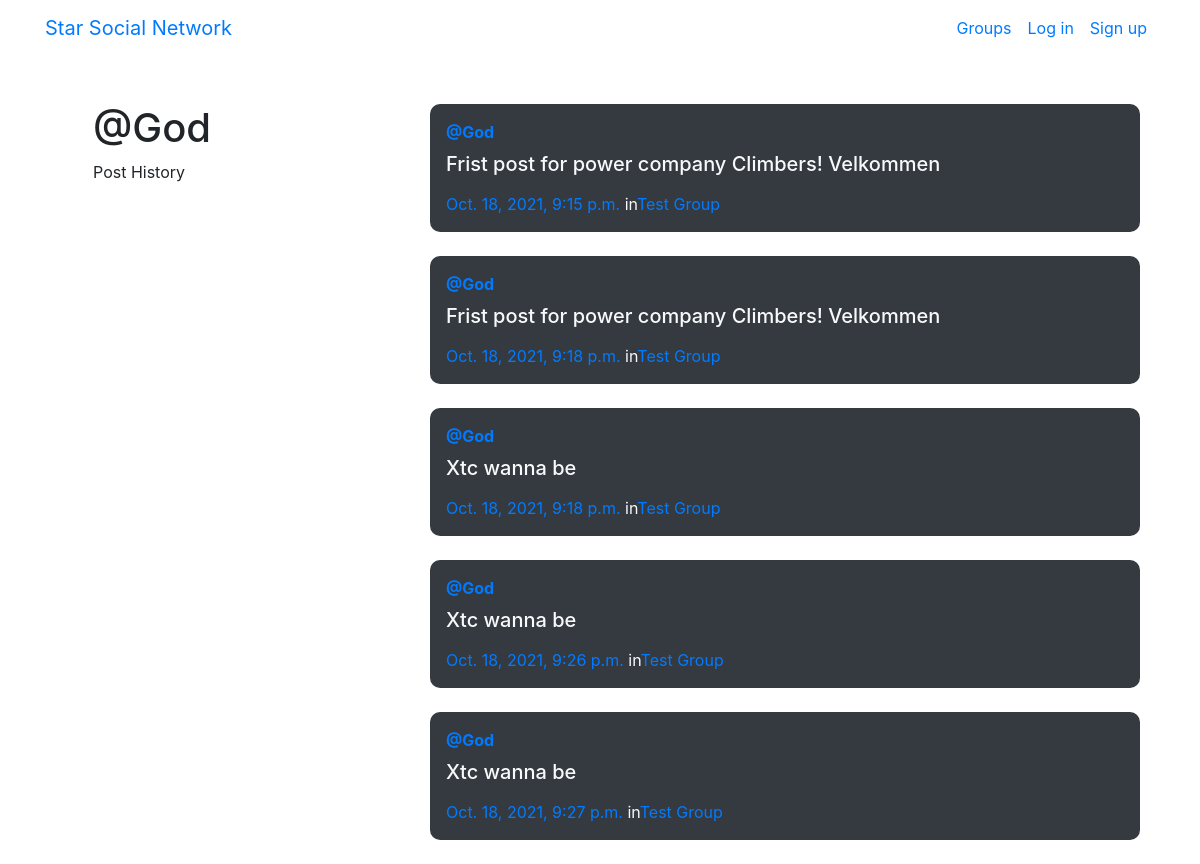
/posts/by/God/, run on an earlier commit of the app's database.
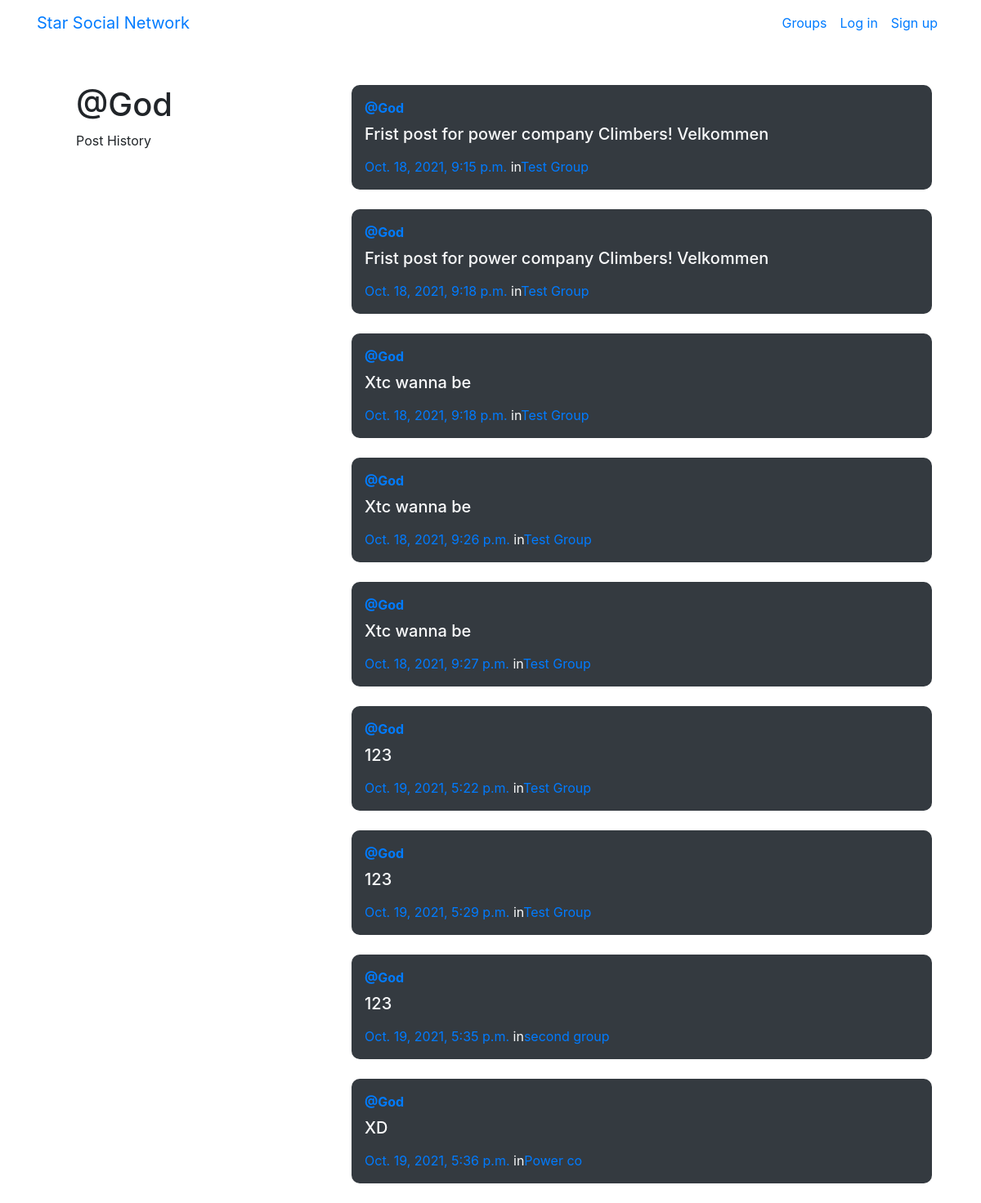
And on a later commit of the database.
### posts/models.py (models this page shows, shortened)
class Post(models.Model):
    user = models.ForeignKey(User,related_name='posts',on_delete=models.CASCADE)
    created_at = models.DateTimeField(auto_now_add=True)
    message = models.TextField(blank=True,)
    message_html = models.TextField(editable=False)
    group = models.ForeignKey(Group,related_name='posts',null = True, blank=True,on_delete=models.CASCADE)

### groups/models.py (models this page shows, shortened)
class Group(models.Model):
    name = models.CharField(max_length=255,unique=True)
    slug = models.SlugField(allow_unicode = True,unique=True)
    description = models.TextField(blank=True, default='')
    description_html = models.TextField(editable=False, default='',blank= True)
    members = models.ManyToManyField(User,through='GroupMember')

### posts/views.py (the view)
# urls.py: path("by/<username>/",views.UserPosts.as_view(),name="for_user"),
class UserPosts(generic.ListView):
    model = models.Post
    template_name = "posts/user_post_list.html"
    def get_queryset(self):
        try:
            self.post_user = User.objects.prefetch_related("posts").get(
                username__iexact=self.kwargs.get("username")
            )
        except User.DoesNotExist:
            raise Http404
        else:
            return self.post_user.posts.all()
    def get_context_data(self, **kwargs):
        context = super().get_context_data(**kwargs)
        context["post_user"] = self.post_user
        return context

### posts/templates/posts/user_post_list.html
{% extends "posts/post_base.html" %}
{% block prepost %}
<div class="container p-5 col-md-4 ">
	<h1>@{{ post_user.username }}</h1>
	<p>Post History</p>
</div>
{% endblock %}
{% block post_content %}
<div class="col-md-8 pt-5 ">
	{% for post in post_list %}
	<div class="bg-dark text-light p-3" style="border-radius: 10px;">
		{% include "posts/_post.html" %}
	</div>
	<br>
	{% endfor %}
</div>
{% endblock %}

### posts/templates/posts/post_base.html (shortened to what this page needs)
{% extends "base.html" %}
{% block content %}
<div class="post-page">
    <div class ='container'>
        <div class ='row'>
            {% block prepost %}{% endblock %}
            {% block post_content %}{% endblock %}
        </div>
    </div>
</div>
{% endblock %}

### templates/base.html (shortened to what this page needs)
<!DOCTYPE html>
{% load static %}
<html>
    <head>
    <link rel="stylesheet" href="https://stackpath.bootstrapcdn.com/bootstrap/4.1.3/css/bootstrap.min.css"
>
    <link href="https://maxcdn.bootstrapcdn.com/font-awesome/4.7.0/css/font-awesome.min.css" rel="stylesheet">
        <link rel="stylesheet" href= " {% static '/css/master.css'%}">
        <link rel="stylesheet" href="">
    </head>
    <body>
        <nav class="navbar navbar-expand-lg mynav" role="navigation" id="navbar">
            <div class = 'container'>
                <a class="navbar-brand mynav " href="{% url 'home' %}">Star Social Network</a>
                <ul class = 'nav navbar-nav navbar-right' >
                    <div class="navbar-nav ml-auto">
                        {% if user.is_authenticated %}
                          <a class="nav-item nav-link" href="{% url 'posts:create' %}" class="btn btn-simple">Post</a>
                          <a class="nav-item nav-link" href="{% url 'groups:all' %}" class="btn btn-simple">Groups</a>
                          <a class="nav-item nav-link" href="{% url 'groups:create' %}" class="btn btn-simple">Create Group</a>
                          <a class="nav-item nav-link" href="{% url 'accounts:logout' %}" class="btn btn-simple">Log out</a>
                        {% else %}
                          <a class="nav-item nav-link" href="{% url 'groups:all' %}"class="btn btn-simple">Groups</a>
                          <a class="nav-item nav-link" href="{% url 'accounts:login' %}" class="btn btn-simple">Log in</a>
                          <a class="nav-item nav-link" href="{% url 'accounts:signup' %}" class="btn btn-simple">Sign up</a>
                        {% endif %}
                      </div>
                    </ul>
            </div>
        </nav>
<div class="container mycontent">
    {% block content %}
    {% endblock %}
</div>
    </body>
</html>

### posts/templates/posts/_post.html (shortened to what this page needs)
<div class="media">
	<div class="media-body">
		<a href="{% url 'posts:for_user' username=post.user.username %}"><strong >@{{ post.user.username }}</strong></a>
		<h5 class="media-heading pt-2">{{ post.message_html|safe }}</h5>
			<time class="time"><a href="{% url 'posts:single' username=post.user.username pk=post.pk %}">{{ post.created_at }}</a></time>
			{% if post.group %}
			<span class="group-name">in<a href="#">{{ post.group.name }}</a></span>
			{% endif %}
	</div>
</div>

What changed in the data, as far as the page shows it:
added Post: user.username "God", message_html "123", created_at "Oct. 19, 2021, 5:22 p.m.", group.name "Test Group"
added Post: user.username "God", message_html "123", created_at "Oct. 19, 2021, 5:29 p.m.", group.name "Test Group"
added Post: user.username "God", message_html "123", created_at "Oct. 19, 2021, 5:35 p.m.", group.name "second group"
added Post: user.username "God", message_html "XD", created_at "Oct. 19, 2021, 5:36 p.m.", group.name "Power co"
